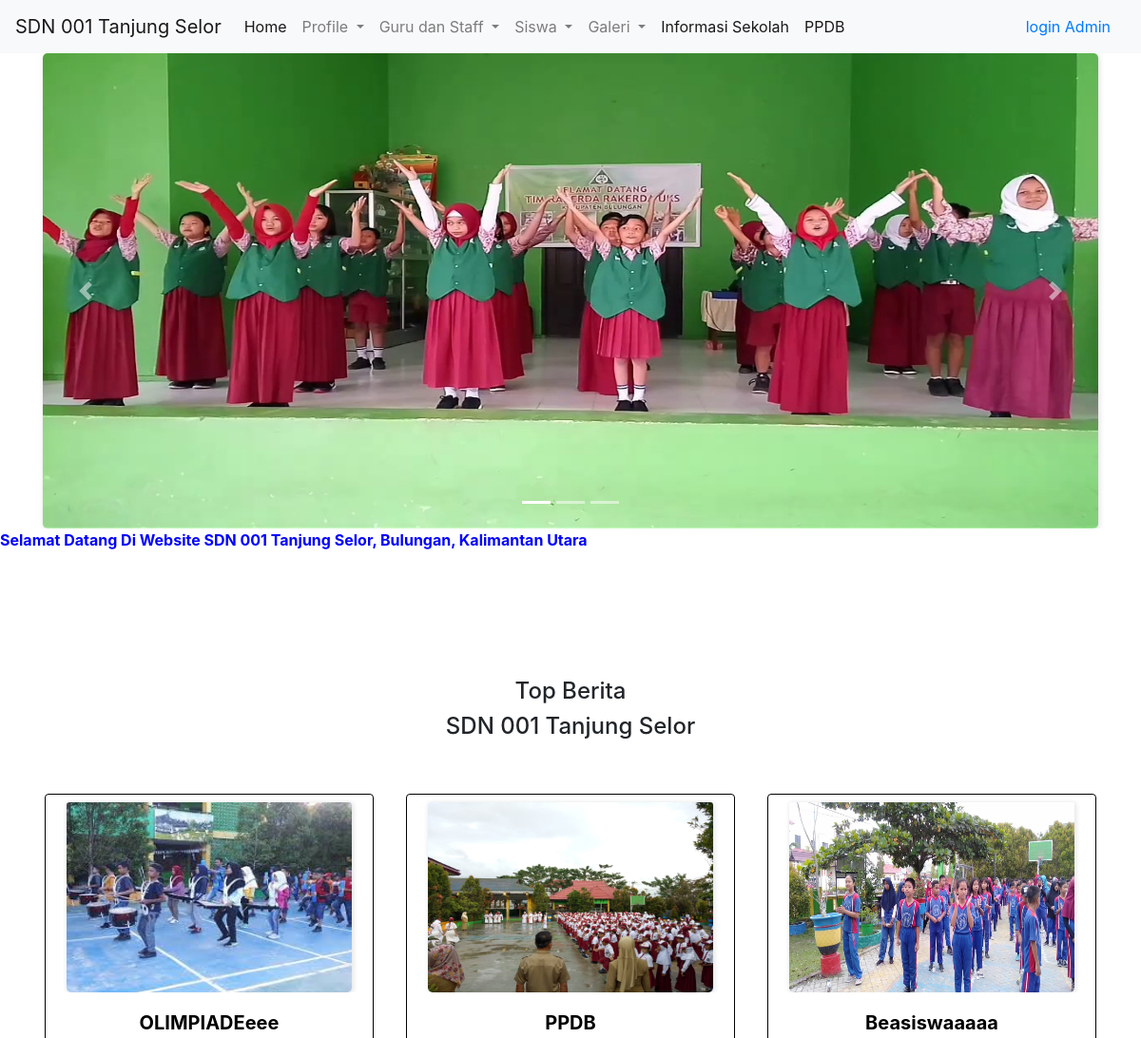
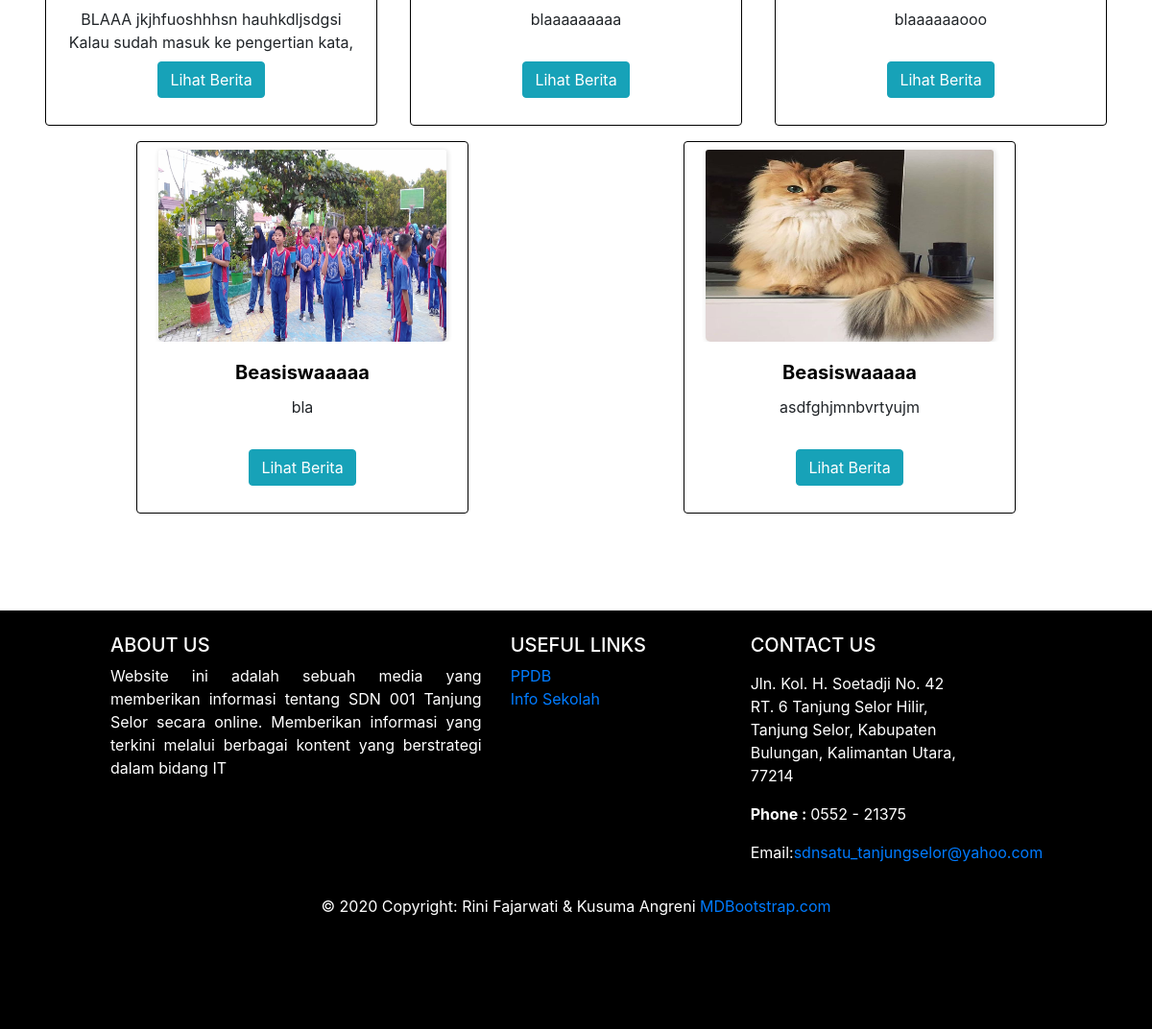
The page /page/home.php on the database its author committed (2 pictures, top to bottom).
### tables this page shows
CREATE TABLE `content` (
  `id` int(11) NOT NULL,
  `title` text NOT NULL,
  `content` text NOT NULL,
  `image` varchar(200) NOT NULL,
  `type` varchar(200) NOT NULL
);

CREATE TABLE `beritahome` (
  `id` int(11) NOT NULL,
  `title` varchar(200) NOT NULL,
  `content` text NOT NULL,
  `image` varchar(200) NOT NULL
);

### page/home.php (the view, shortened to what this page needs)
<?php
$admin = $_SESSION['auth'];
include "../config/koneksi.php";
?>
<!doctype html>
<html lang="en">
<head>
    <link rel="stylesheet" href="https://maxcdn.bootstrapcdn.com/bootstrap/4.0.0/css/bootstrap.min.css">
    <link rel="stylesheet" type="text/css" href="../css/global.css">
</head>
<body>
    <header>
        <nav class="navbar navbar-expand-lg navbar-light bg-light">
            <a class="navbar-brand" href="#">SDN 001 Tanjung Selor</a>
            <div class="collapse navbar-collapse" id="navbarSupportedContent">
                <ul class="navbar-nav mr-auto">
                    <li class="nav-item active">
                        <a class="nav-link" href="home.php">Home <span class="sr-only">(current)</span></a>
                    </li>
                    <li class="nav-item dropdown">
                        <a class="nav-link dropdown-toggle" href="#" id="navbarDropdown" role="button" data-toggle="dropdown" aria-haspopup="true" aria-expanded="false">
                            Profile
                        </a>
                    </li>
                    <li class="nav-item dropdown">
                        <a class="nav-link dropdown-toggle" href="#" id="navbarDropdown" role="button" data-toggle="dropdown" aria-haspopup="true" aria-expanded="false">
                            Guru dan Staff
                        </a>
                    </li>
                    <li class="nav-item dropdown">
                        <a class="nav-link dropdown-toggle" href="#" id="navbarDropdown" role="button" data-toggle="dropdown" aria-haspopup="true" aria-expanded="false">
                            Siswa
                        </a>
                    </li>
                    <li class="nav-item dropdown">
                        <a class="nav-link dropdown-toggle" href="#" id="navbarDropdown" role="button" data-toggle="dropdown" aria-haspopup="true" aria-expanded="false">
                            Galeri
                        </a>
                    </li>
                    <li class="nav-item active">
                        <a class="nav-link" href="info.php">Informasi Sekolah <span class="sr-only">(current)</span></a>
                    </li>
                    <li class="nav-item active">
                        <a class="nav-link" href="https://ppdbsd001tanjungselor.000webhostapp.com/">PPDB <span class="sr-only">(current)</span></a>
                    </li>
                </ul>
                <form class="nav-item active">
                    <?php
                    if ($admin === "true") {
                        echo " <a class='nav-link' href='logout.php'>Logout<span class='sr-only'>(current)</span></a>";
                    } else {
                        echo " <a class='nav-link' href='login.html'>login Admin<span class='sr-only'>(current)</span></a>";
                    }
                    ?>
                </form>
            </div>
        </nav>
        <div class="atas">
            <div id="carouselExampleIndicators" class="carousel slide" data-ride="carousel">
                <ol class="carousel-indicators">
                    <li data-target="#carouselExampleIndicators" data-slide-to="0" class="active"></li>
                    <li data-target="#carouselExampleIndicators" data-slide-to="1"></li>
                    <li data-target="#carouselExampleIndicators" data-slide-to="2"></li>
                </ol>
                <div class="carousel-inner container">
                    <?php
                    $ambildata = mysqli_query($conn, "SELECT * FROM content WHERE type='isifoto'");
                    $i = "false";
                    while ($tampil = mysqli_fetch_array($ambildata)) {
                        if ($i === "false") echo "<div class='carousel-item active'>";
                        else echo "<div class='carousel-item'>";
                        $i = "true";
                        echo "
                        <img class='d-block w-100' src='../image/$tampil[image]' width='350' height='500' alt='$tampil[content]'>
                    </div>
                    ";
                    }
                    ?>
                </div>
                <a class="carousel-control-prev" href="#carouselExampleIndicators" role="button" data-slide="prev">
                    <span class="carousel-control-prev-icon" aria-hidden="true"></span>
                </a>
                <a class="carousel-control-next" href="#carouselExampleIndicators" role="button" data-slide="next">
                    <span class="carousel-control-next-icon" aria-hidden="true"></span>
                </a>
            </div>
        </div>
        <div class="tulisan">
            <marquee style="color :blue"><b> Selamat Datang Di Website SDN 001 Tanjung Selor, Bulungan, Kalimantan Utara</b>
            </marquee>
        </div>
    </header>
    <div class="berita">
        <div class="container">
            <div class="justify-content-center pl-3 pr-3 pt-5 pb-5">
                <h4 style="text-align: center;">Top Berita</h4>
                <h4 style="text-align: center;">SDN 001 Tanjung Selor</h4>
            </div>
            <div class="row">
                <?php
                $ambildata = mysqli_query($conn, "SELECT * FROM beritahome");
                while ($tampil = mysqli_fetch_array($ambildata)) {
                    echo "
                <div class='col'>
                    <div class='card' id='ubah'>
                            <img class='card-img-top' id='ubah' src='../image/$tampil[image]'>
                            <div class='card-body'>
                                <h5 class='card-title'>$tampil[title]</h5>
                                <span>$tampil[content]</span>
                                <div class='content'> <a href='berita.php?myVar2=$tampil[id]'>
                                 <button type='button' class='btn btn-info'>Lihat Berita</button>
                                </a></div>";
                    echo "
                            </div>
                    </div>
            </div>
            ";
                }
                ?>
            </div>
        </div>
    </div>
    <footer class="page-footer font-small blue pt-4">
        <div class="container-fluid text-center text-md-left">
            <div class="row">
                <div class="col-md-5 mt-md-0 mt-3">
                    <h5 class="text-uppercase">About Us</h5>
                    <?php
                    include "../config/koneksi.php";
                    $ambildata = mysqli_query($conn, "SELECT * FROM content WHERE title='About'");
                    while ($tampil = mysqli_fetch_array($ambildata)) {
                        echo "
                        <p style='text-align:justify'>$tampil[content]</p>
                     ";
                    }
                    ?>
                </div>
                <div class="col-md-3 mb-md-0 mb-3">
                    <h5 class="text-uppercase">Useful Links</h5>
                    <ul class="list-unstyled">
                        <li>
                            <a href="https://ppdbsd001tanjungselor.000webhostapp.com/">PPDB</a>
                        </li>
                        <li>
                            <a href="info.php">Info Sekolah</a>
                        </li>
                    </ul>
                </div>
                <div class="col-md-3 mb-md-0 mb-3">
                    <h5 class="text-uppercase">Contact Us</h5>
                    <ul class="list-unstyled">
                        <li>
                            <p>
                            <address>Jln. Kol. H. Soetadji No. 42 RT. 6 Tanjung Selor Hilir, Tanjung Selor, Kabupaten Bulungan, Kalimantan Utara, 77214</address>
                            </p>
                        </li>
                        <li>
                            <p><strong>Phone : </strong>0552 - 21375<br /></p>
                        </li>
                        <li>
                            <p>Email:</strong><a href="mailto:sdnsatu_tanjungselor@yahoo.com">sdnsatu_tanjungselor@yahoo.com</a></p>
                        </li>
                    </ul>
                </div>
            </div>
        </div>
        <div class="footer-copyright text-center py-3">© 2020 Copyright: Rini Fajarwati & Kusuma Angreni
            <a href="https://mdbootstrap.com/"> MDBootstrap.com</a>
        </div>
    </footer>
</body>
</html>

### css/global.css (style rules this page uses)
.atas { background-color: white; text-align: center; color: white; }
footer { background-color: black; color: white; padding: 100px; margin-top: 30px; }
.berita { padding: 55px 0; text-align: center; background-color: white; margin-top: 30px; }
.berita .card { border: 1px solid black; }
.berita .card-body { background-color: white; padding: 1.25rem .9rem; }
.berita .card-body .card-title { color: black; font-weight: 700; }
.berita .card-body .card-title { color: black; }
#ubah.card { padding: 8px; margin-bottom: 16px; width: auto; height: auto; display: inline-block; }
#ubah.card-img-top { height: 200px; width: 300px; display: block; margin-left: auto; margin-right: auto; }
img { box-shadow: 1px 1px 5px 1px rgba(0, 0, 0, 0.1); border-radius: 5px }
span { display: inline-block; width: 300px; height: 50px; overflow: hidden; }

### rows shown on the page
content: image (picture)
beritahome: image (picture), title "OLIMPIADEeee", content "BLAAA jkjhfuoshhhsn hauhkdljsdgsi Kalau sudah masuk ke pengertian kata,…"
beritahome: image (picture), title "PPDB", content "blaaaaaaaaa"
beritahome: image (picture), title "Beasiswaaaaa", content "blaaaaaaooo"
beritahome: image (placeholder picture), title "Beasiswaaaaa", content "bla"
beritahome: image (picture), title "Beasiswaaaaa", content "asdfghjmnbvrtyujm"
content: content "Website ini adalah sebuah media yang memberikan informasi tentang SDN 001 Tanjung Selor secara online. Memberikan informasi yang terkini melalui berbagai kontent yang berstrategi dalam bidang IT"
